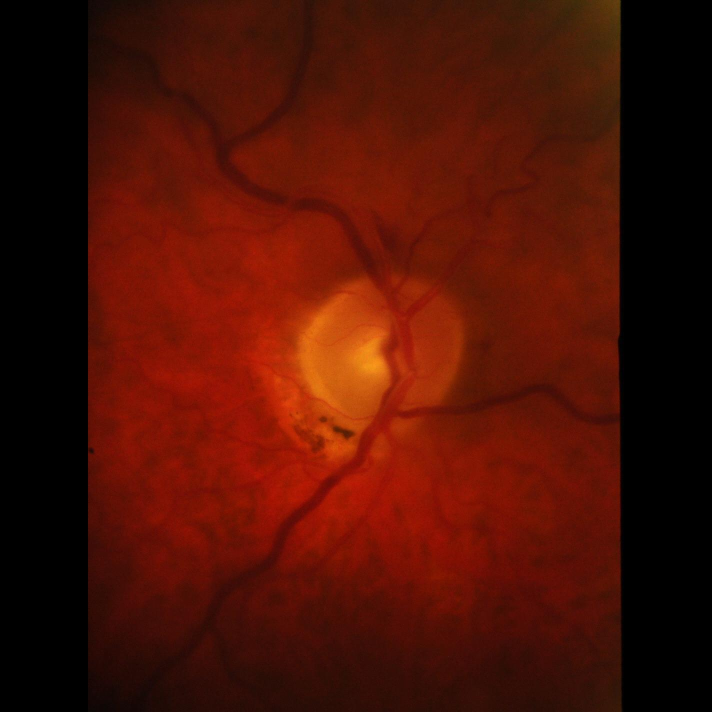
#> input picture dataset/RIM-ONEv3/images/103.jpg, 1424 x 1424 px (shown at 1/2 size); its folder holds only this picture in this run
$ jupyter execute --allow-errors generation.ipynb   (older library calls are emulated)
#> lines starting #> are read from the running program, lines starting #| are printed output that depends on the picture
[cell 1]
import os
#import warnings
#warnings.simplefilter('ignore')
from operator import attrgetter
import scipy as sp
import scipy.ndimage
import numpy as np
import pandas as pd
import skimage
import skimage.measure
from PIL import Image
import matplotlib.pyplot as plt
import cv2
import h5py
from tqdm import tqdm_notebook
from IPython.display import display
import skimage.io
import scipy.misc

#> (a cell that did not finish here is left out)

#> (a cell that did not finish here is left out)

#> (a cell that did not finish here is left out)

[cell 5]
# picName = 'dataset/db/' + str(itr)+'.jpg'
# itr = itr + 1
from PIL import Image

#> (the rest of this cell did not finish here and is left out)

[cell 6]
# picName = 'dataset/db/' + str(itr)+'.jpg'
# itr = itr + 1
from PIL import Image

#> (the rest of this cell did not finish here and is left out)

[cell 7]
import cv2
import numpy as np
import matplotlib.pyplot as plt

[cell 8]
# finalglucoma_classificationTraining400Glaucoma
img = cv2.imread('dataset/RIM-ONEv3/images/1.jpg',0)
plt.imshow(img, cmap='gray')
#> (this line was passed over: IPython is not available in this run)
# cv2.imshow('image',img)
#> (the rest of this cell did not finish here and is left out)

[cell 9]
img = cv2.imread('dataset/RIM-ONEv3/images/1.jpg',0)
plt.imshow(img, cmap='gray')
#> (this line was passed over: IPython is not available in this run)
# cv2.imshow('image',img)
#> (the rest of this cell did not finish here and is left out)

[cell 10]
img2 = cv2.imread('dataset/RIM-ONEv3/images/1.jpg',1)
#> (the rest of this cell did not finish here and is left out)

[cell 11]
import glob
from skimage.transform import rescale, resize
filelist = glob.glob('dataset/RIM-ONEv3/images/*.jpg')
itr=0
for fname in filelist:
    img = cv2.imread(fname,0)
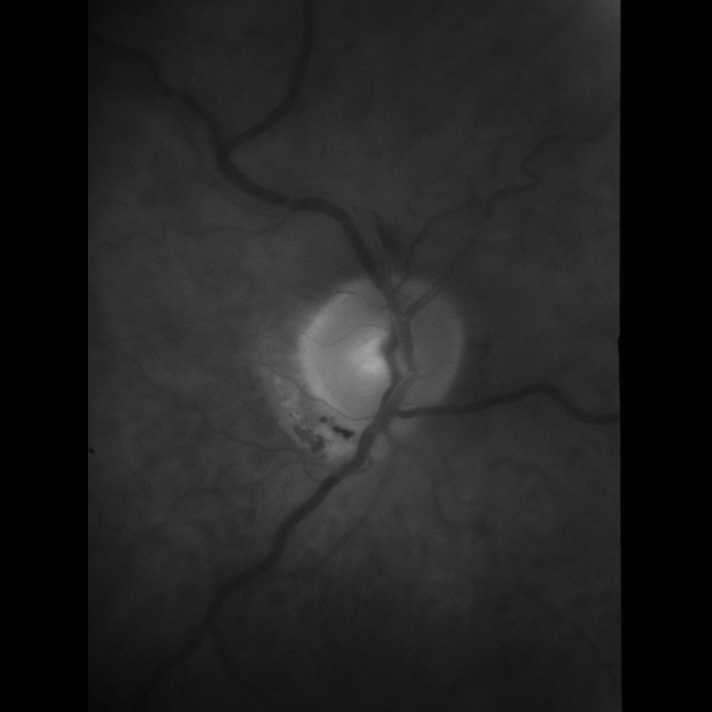
#> img: shape (1424, 1424) (shown at 1/2 size); min 0, max 167, mean 33.4
#     plt.imshow(img, cmap='gray')
    # cv2.imshow('image',img)
    m,n = img.shape
#> m = 1424; n = 1424
#     print(img.max())
    M = img.max()
#> M = 167
# [4 lines of commented-out code are left out]
    count=0
    x=0;
    y=0;
    for i in range(100,m-100):
        for j in range(100,n-100):
            if img[i,j]>=M-40:
                x+=i
                y+=j
                count = count+1
#> after the loop, count = 9588; x = 6922281; y = 6593080

    xc = int(x/count)
#> xc = 721
    yc = int(y/count)
#> yc = 687
    print(yc,xc)
#| 687 721
#     print(yc)
    img2 = cv2.imread(fname,1)
#> img2 is the input picture: shape (1424, 1424, 3); mean B, G, R 4.2, 16.9, 76.8
#     print(img2.shape)
    print(fname[24:])
    dname = 'dataset/RIM-ONEv3/discs'+fname[24:-4]+'.png'
    img3 = cv2.imread(dname,0)
    print(dname)
    if yc-275<0:
        img_crop= img2[xc-275:xc+275,yc:275,:]
        img_crop2= img3[xc-275:xc+275,yc:275]
    else:
        img_crop= img2[xc-275:xc+275,yc-275:yc+275,:]
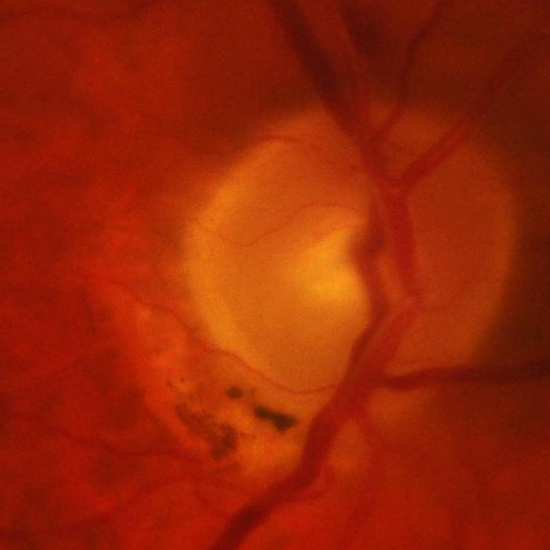
#> img_crop: shape (550, 550, 3); mean B, G, R 6.4, 36.6, 153.3
        img_crop2= img3[xc-275:xc+275,yc-275:yc+275]
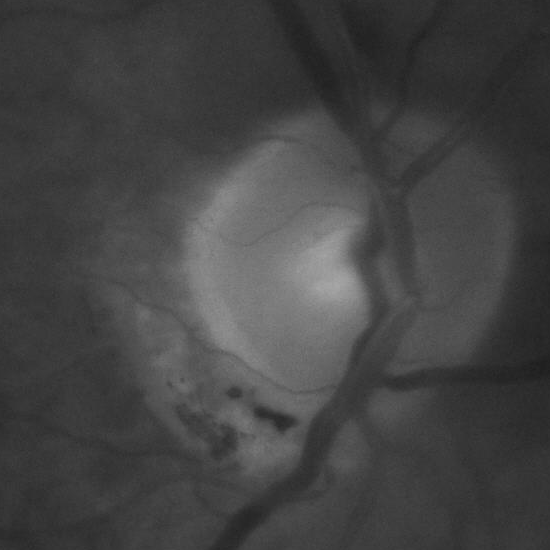
#> img_crop2: shape (550, 550); min 29, max 167, mean 68


    resized_image = cv2.resize(img_crop, (128, 128))
    resized_image2 = cv2.resize(img_crop2, (128, 128))
    #     plt.imshow(img_crop)
#     plt.show()
    # print(img_crop)
    picName = 'dataset/crop/RIM-ONEv3/images/' + str(itr)+'.jpg'
    picName2 = 'dataset/crop/RIM-ONEv3/discs/' + str(itr)+'.png'
    itr = itr + 1
    cv2.imwrite(picName, resized_image)
    cv2.imwrite(picName2, resized_image2)

[cell 12]
import glob
from PIL import Image
from skimage.transform import rescale, resize
filelist = glob.glob('dataset/RIM-ONEv2/images/*.jpg')
itr=0
#> (the rest of this cell did not finish here and is left out)

$ run again, on dataset/RIM-ONEv3/images/116.jpg
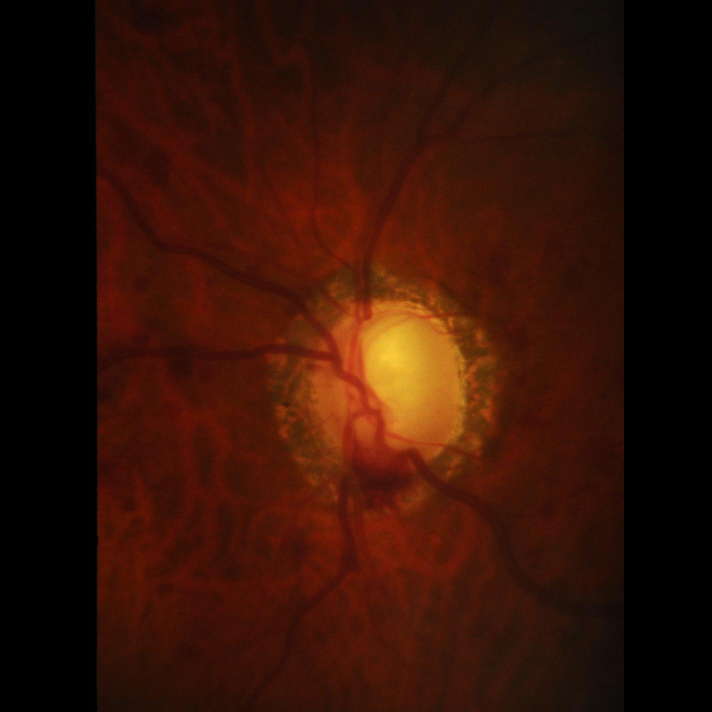
#> input picture dataset/RIM-ONEv3/images/116.jpg, 1424 x 1424 px (shown at 1/2 size)
#> `img = cv2.imread(fname,0)`:
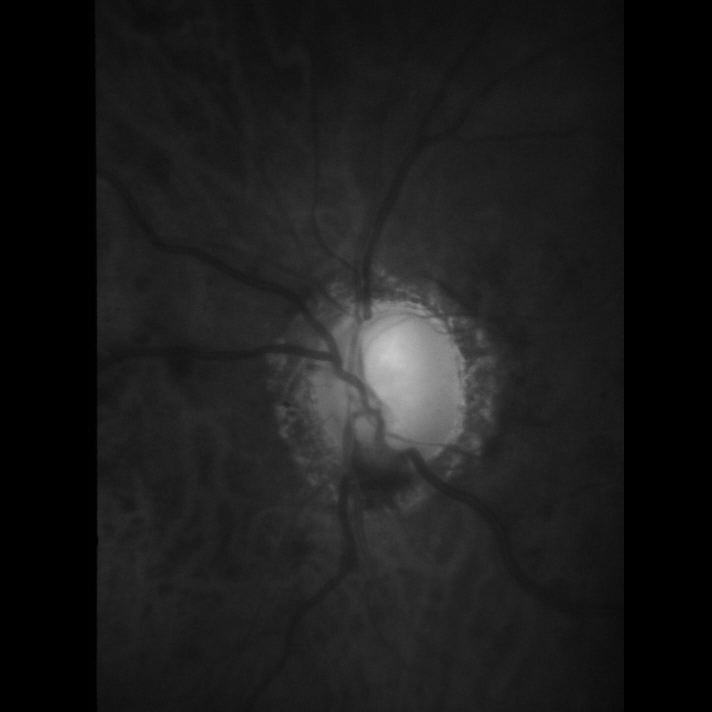
#> img: shape (1424, 1424) (shown at 1/2 size); min 0, max 201, mean 27.3
#> M = 201
#| 790 728
#> img2 is the input picture: shape (1424, 1424, 3); mean B, G, R 6.3, 18.3, 53.1
#> `img_crop2= img3[xc-275:xc+275,yc-275:yc+275]`:
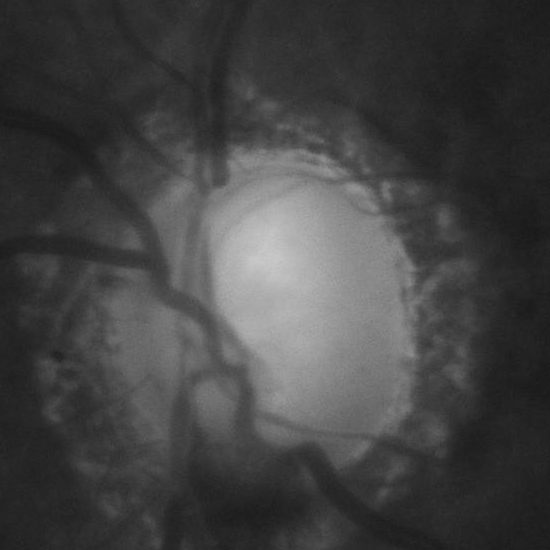
#> img_crop2: shape (550, 550); min 22, max 201, mean 67.1

$ run again, on dataset/RIM-ONEv3/images/125.jpg
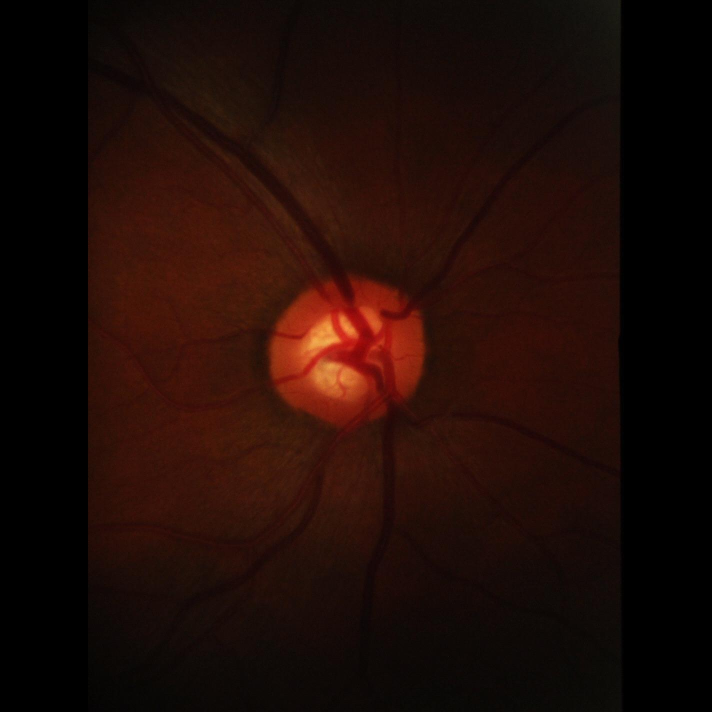
#> input picture dataset/RIM-ONEv3/images/125.jpg, 1424 x 1424 px (shown at 1/2 size)
#> `img = cv2.imread(fname,0)`:
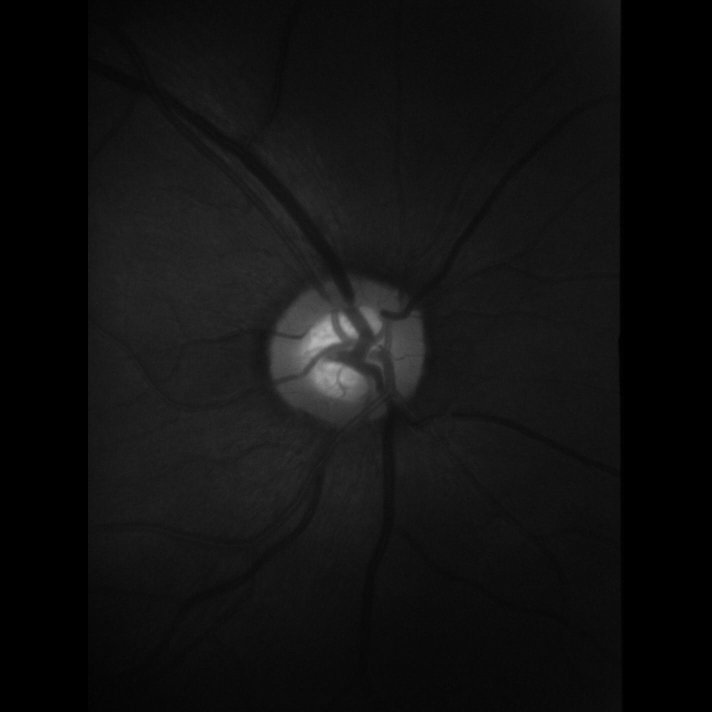
#> img: shape (1424, 1424) (shown at 1/2 size); min 0, max 186, mean 17
#> M = 186
#| 654 694
#> img2 is the input picture: shape (1424, 1424, 3); mean B, G, R 6.6, 11.7, 31.5
#> `img_crop2= img3[xc-275:xc+275,yc-275:yc+275]`:
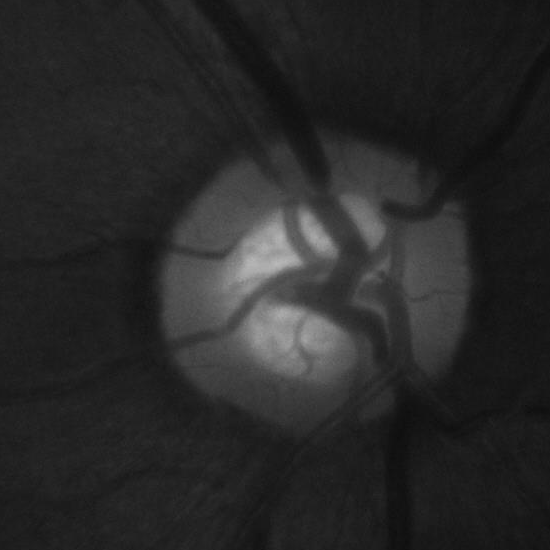
#> img_crop2: shape (550, 550); min 13, max 186, mean 40.4

$ run again, on dataset/RIM-ONEv3/images/127.jpg
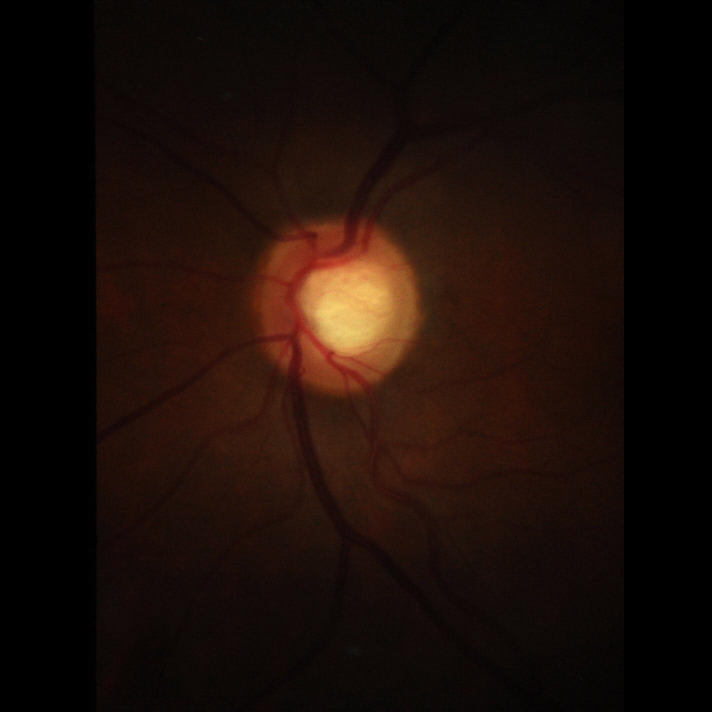
#> input picture dataset/RIM-ONEv3/images/127.jpg, 1424 x 1424 px (shown at 1/2 size)
#> `img = cv2.imread(fname,0)`:
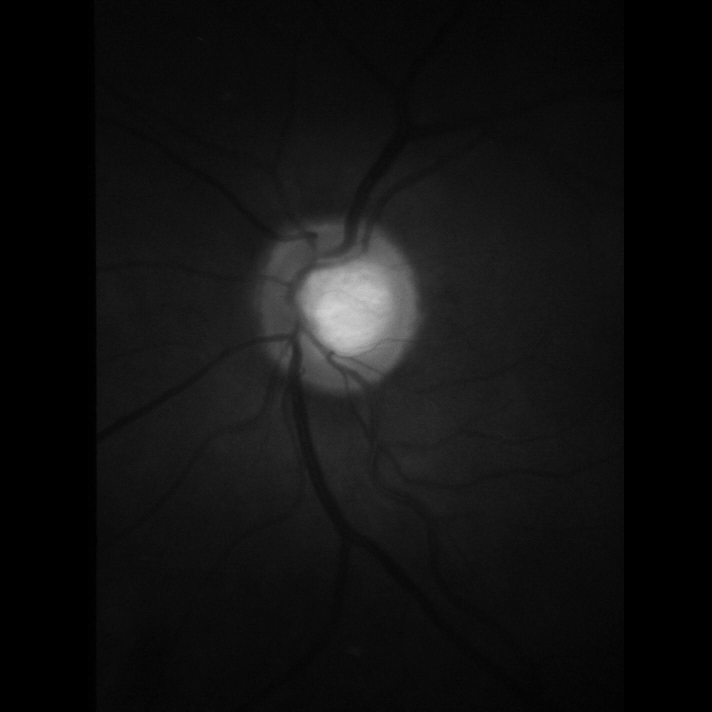
#> img: shape (1424, 1424) (shown at 1/2 size); min 0, max 212, mean 17
#> M = 212
#| 697 622
#> img2 is the input picture: shape (1424, 1424, 3); mean B, G, R 8.2, 13.6, 27
#> `img_crop2= img3[xc-275:xc+275,yc-275:yc+275]`:
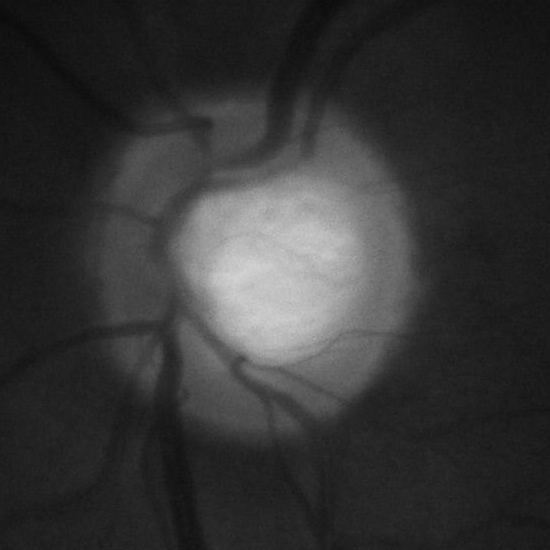
#> img_crop2: shape (550, 550); min 10, max 212, mean 53.2

$ run again, on dataset/RIM-ONEv3/images/106.jpg
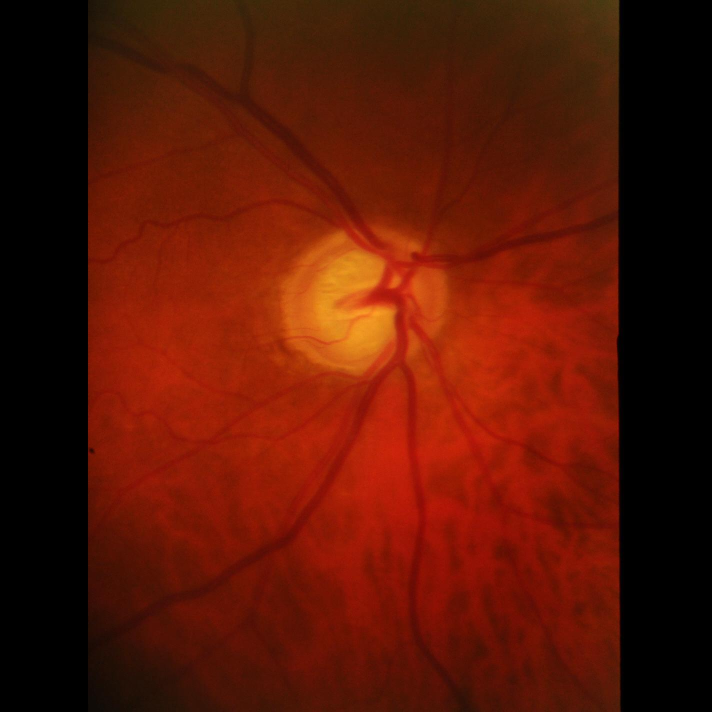
#> input picture dataset/RIM-ONEv3/images/106.jpg, 1424 x 1424 px (shown at 1/2 size)
#> `img = cv2.imread(fname,0)`:
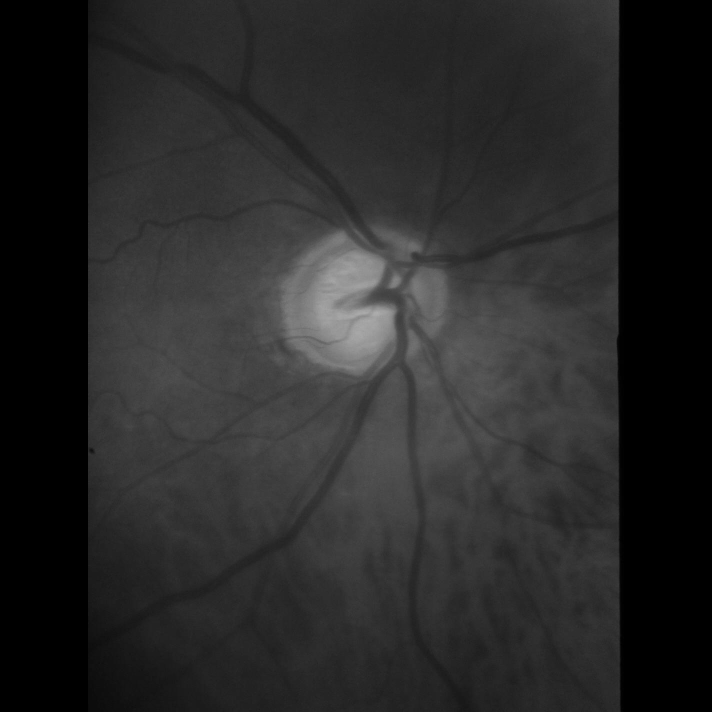
#> img: shape (1424, 1424) (shown at 1/2 size); min 0, max 174, mean 40.1
#> M = 174
#| 699 613
#> img2 is the input picture: shape (1424, 1424, 3); mean B, G, R 4.7, 22, 89.3
#> `img_crop2= img3[xc-275:xc+275,yc-275:yc+275]`:
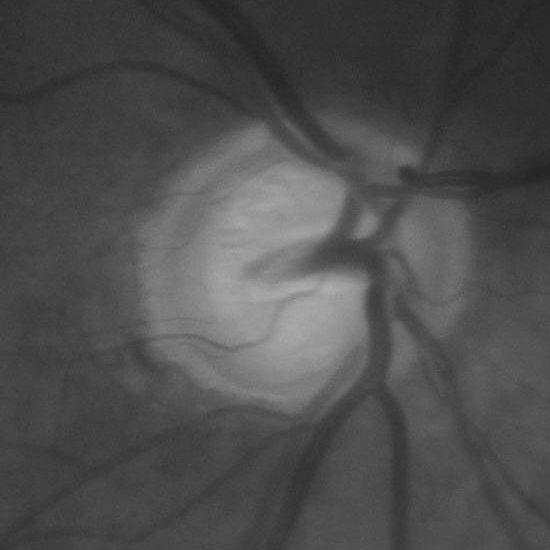
#> img_crop2: shape (550, 550); min 34, max 174, mean 78.4
